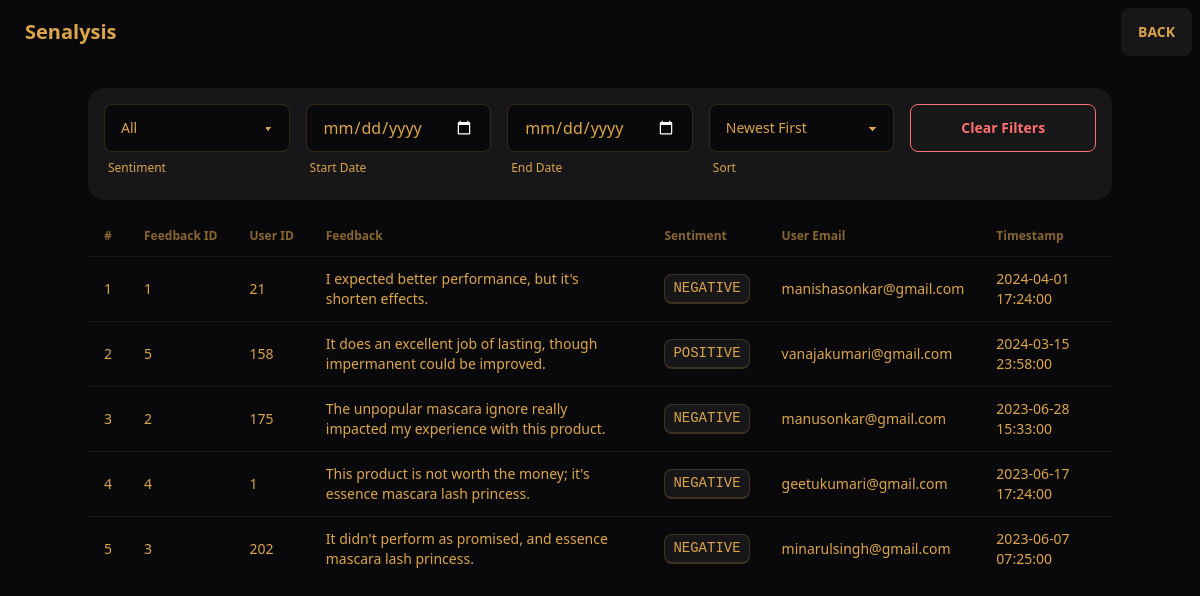
The page /feedbacks/1 on the database its author committed.
### tables this page shows
CREATE TABLE "feedback" (
    fid INTEGER PRIMARY KEY AUTOINCREMENT,
    uid INTEGER,
    pid INTEGER,
    feedback TEXT,
    timestamp TEXT DEFAULT CURRENT_TIMESTAMP,
    sentiment TEXT,
    FOREIGN KEY (uid) REFERENCES users (uid),
    FOREIGN KEY (pid) REFERENCES products (pid)
);

CREATE TABLE users (
    uid INTEGER PRIMARY KEY AUTOINCREMENT,
    fname TEXT,
    lname TEXT,
    email TEXT,
    pwd TEXT,
    gender TEXT,
    height REAL,
    weight REAL,
    dob TEXT,
    state TEXT,
    city TEXT
);

### app.py (the view)
@app.route('/feedbacks/<pid>')
def feedbacks(pid):
    conn = get_db_connection()
    cursor = conn.cursor()
    cursor.execute("""
        SELECT f.fid, f.uid, f.feedback, f.sentiment, f.timestamp, u.email
        FROM feedback f
        JOIN users u ON f.uid = u.uid
        WHERE f.pid = ?
        ORDER BY f.timestamp DESC
    """, (pid,))
    feedbacks = cursor.fetchall()
    conn.close()
    return render_template('feedbacks.html', pid=pid, feedbacks=feedbacks)

### app.py (called while the page is built)
def get_db_connection():
    conn = sqlite3.connect(DATABASE)
    conn.row_factory = sqlite3.Row
    return conn

### templates/feedbacks.html (shortened to what this page needs)
{% extends "base.html" %}
{% block content %}
<div class="container mx-auto">
  <h2 class="text-2xl font-semibold text-center mb-6 bg-neutral text-white p-4 rounded-lg">
  </h2>
<div class="filters bg-base-200 p-4 rounded-box mb-4">
    <div class="grid grid-cols-5 gap-4">
      <div>
        <select id="sentiment-filter" class="select select-bordered w-full">
          <option value="all" selected>All</option>
        </select>
        <div class="label">
            <span class="label-text-alt">Sentiment</span>
          </div>
      </div>
      <div class="form-control w-full">
        <input id="start-date" type="date" class="input input-bordered w-full">
        <div class="label">
          <span class="label-text-alt">Start Date</span>
        </div>
      </div>
      <div class="form-control w-full">
        <input id="end-date" type="date" class="input input-bordered w-full">
        <div class="label">
          <span class="label-text-alt">End Date</span>
        </div>
      </div>
      <div>
        <select id="sort-order" class="select select-bordered w-full">
          <option value="desc" selected>Newest First</option>
        </select>
        <div class="label">
            <span class="label-text-alt">Sort</span>
          </div>
      </div>
      <div>
        <button id="clear-filters" class="btn btn-outline btn-error w-full">
          Clear Filters
        </button>
      </div>
    </div>
  </div>
  <table class="table w-full">
    <thead>
      <tr>
        <th>#</th>
        <th>Feedback ID</th>
        <th>User ID</th>
        <th>Feedback</th>
        <th>Sentiment</th>
        <th>User Email</th>
        <th>Timestamp</th>
      </tr>
    </thead>
    <tbody id="feedbacks-table">
      {% for feedback in feedbacks %}
      <tr>
        <td>{{ loop.index }}</td>
        <td>{{ feedback.fid }}</td>
        <td>{{ feedback.uid }}</td>
        <td>{{ feedback.feedback }}</td>
        <td>
          <kbd class="kbd">{{ feedback.sentiment }}</kbd>
        </td>
        <td>{{ feedback.email }}</td>
        <td>{{ feedback.timestamp }}</td>
      </tr>
      {% else %}
      <tr>
        <td colspan="7" class="text-center text-gray-600">
          No feedback submitted yet.
        </td>
      </tr>
      {% endfor %}
    </tbody>
  </table>
</div>
{% endblock %}

### templates/base.html (style rules this page uses)
:root { color-scheme: dark; --pc: 20% 0 0; --sc: 85.5163% 0.012821 261.069149; --ac: 87.3349% 0.010348 338.82597; --inc: 15.8122% 0.024356 237.133883; --suc: 15.6239% 0.038579 132.154381; --wac: 17.2255% 0.027305 102.89115; --erc: 14.3506% 0.035271 22.568916; --rounded-box: 1rem; --rounded-btn: 0.5rem; --rounded-badge: 1.9rem; --animation-btn: 0.25s; --animation-input: .2s; --btn-focus-scale: 0.95; --border-btn: 1px; --tab-border: 1px; --tab-radius: 0.5rem; --p: 100% 0 0; --s: 27.5815% 0.064106 261.069149; --a: 36.6744% 0.051741 338.82597; --n: 24.27% 0.057015 59.825019; --nc: 93.2033% 0.089631 90.861683; --b1: 14.0765% 0.004386 285.822869; --b2: 20.2191% 0.004211 308.22937; --b3: 29.8961% 0.003818 308.318612; --bc: 75.6879% 0.123666 76.890484; --in: 79.0612% 0.121778 237.133883; --su: 78.1197% 0.192894 132.154381; --wa: 86.1274% 0.136524 102.89115; --er: 71.7531% 0.176357 22.568916 }

### rows shown on the page
feedback: fid "1", uid "21", feedback "I expected better performance, but it's shorten effects.", sentiment "NEGATIVE", email "manishasonkar@gmail.com", timestamp "2024-04-01 17:24:00"
feedback: fid "5", uid "158", feedback "It does an excellent job of lasting, though impermanent could be improved.", sentiment "POSITIVE", email "vanajakumari@gmail.com", timestamp "2024-03-15 23:58:00"
feedback: fid "2", uid "175", feedback "The unpopular mascara ignore really impacted my experience with this product.", sentiment "NEGATIVE", email "manusonkar@gmail.com", timestamp "2023-06-28 15:33:00"
feedback: fid "4", uid "1", feedback "This product is not worth the money; it's essence mascara lash princess.", sentiment "NEGATIVE", email "geetukumari@gmail.com", timestamp "2023-06-17 17:24:00"
feedback: fid "3", uid "202", feedback "It didn't perform as promised, and essence mascara lash princess.", sentiment "NEGATIVE", email "minarulsingh@gmail.com", timestamp "2023-06-07 07:25:00"
